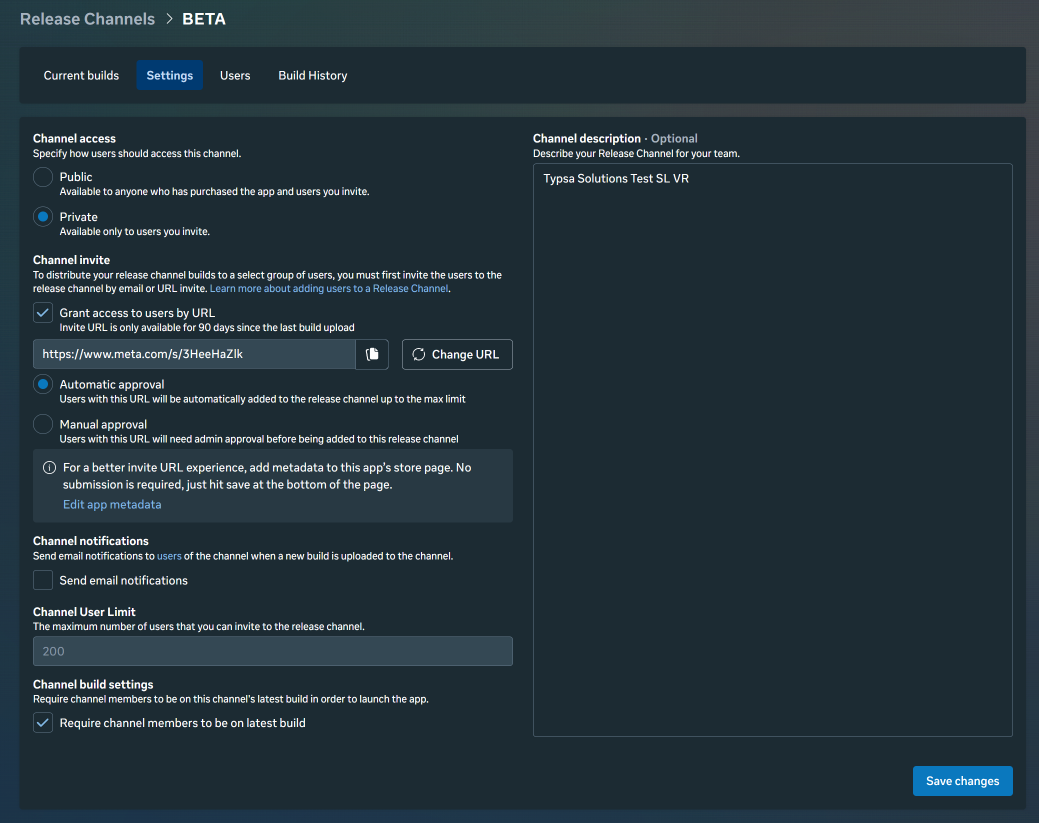
#> input picture input_images/betasettings.png, 2077 x 1646 px (shown at 1/2 size); its folder holds only this picture in this run
$ python img-converter.py
#> lines starting #> are read from the running program, lines starting #| are printed output that depends on the picture
from PIL import Image
import os

# Folder containing the images
input_folder = "input_images"
output_folder = "output_images"

# Target size
target_width = 800
target_height = 450

# Create output folder if it doesn't exist
os.makedirs(output_folder, exist_ok=True)

# Loop through all files in folder
for filename in os.listdir(input_folder):
    if filename.lower().endswith((".jpg", ".jpeg", ".png")):
        input_path = os.path.join(input_folder, filename)
        output_path = os.path.join(output_folder, os.path.splitext(filename)[0] + ".jpg")

        with Image.open(input_path) as img:
            # Calculate new size preserving aspect ratio
#> img is the input picture: PIL image 2077x1646 RGBA; mean R, G, B, A 36, 51.7, 60.1, 255
            img_ratio = img.width / img.height
#> img_ratio = 1.26
            target_ratio = target_width / target_height

            if img_ratio > target_ratio:
                # Image is wider → width fits, height padded
                new_width = target_width
                new_height = round(target_width / img_ratio)
            else:
                # Image is taller → height fits, width padded
                new_height = target_height
                new_width = round(target_height * img_ratio)
#> new_width = 568

            # Resize image
            img_resized = img.resize((new_width, new_height), Image.LANCZOS)
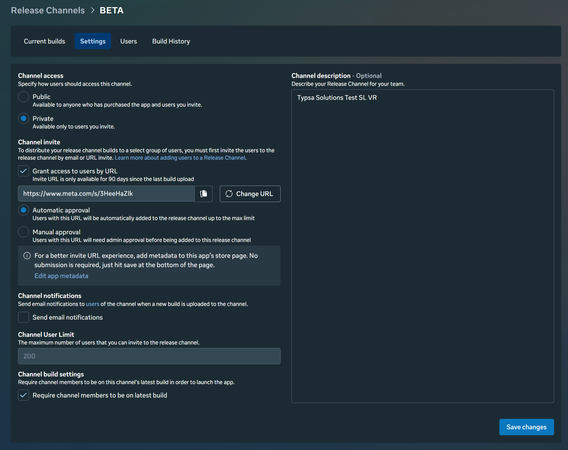
#> img_resized: PIL image 568x450 RGBA; mean R, G, B, A 36, 51.7, 60.1, 255

            # Create black background
            new_img = Image.new("RGB", (target_width, target_height), (0, 0, 0))
#> new_img: PIL image 800x450 RGB; every value is 0

            # Paste resized image in center
            paste_x = (target_width - new_width) // 2
#> paste_x = 116
            paste_y = (target_height - new_height) // 2
            new_img.paste(img_resized, (paste_x, paste_y))
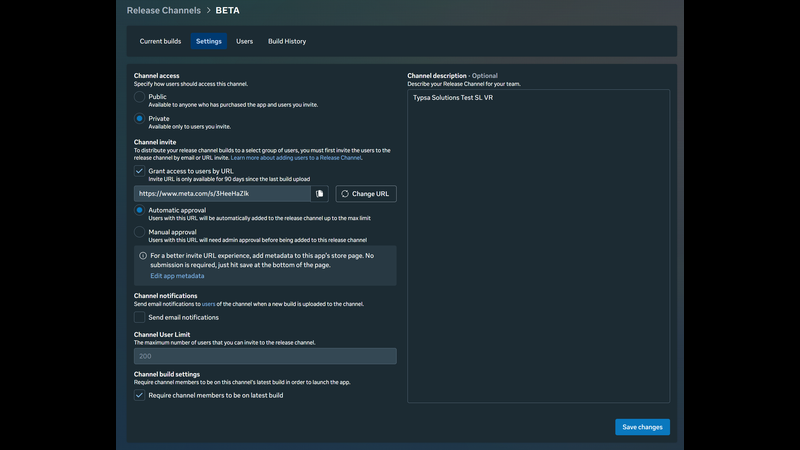
#> new_img: PIL image 800x450 RGB; mean R, G, B 25.6, 36.7, 42.7

            # Save as JPG
            new_img.save(output_path, "JPEG", quality=95)

print("Conversion completed!")

$ run again, on input_images/distribution.png
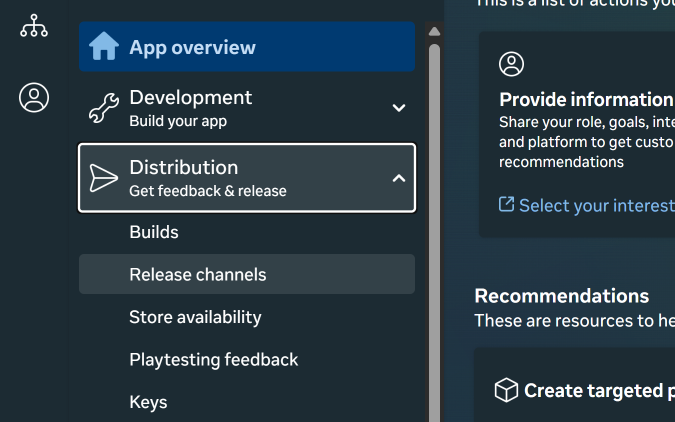
#> input picture input_images/distribution.png, 1349 x 843 px (shown at 1/2 size)
#> img is the input picture: PIL image 1349x843 RGBA; mean R, G, B, A 43.2, 60.4, 71.2, 255
#> `img_resized = img.resize((new_width, new_height), Image.LANCZOS)`:
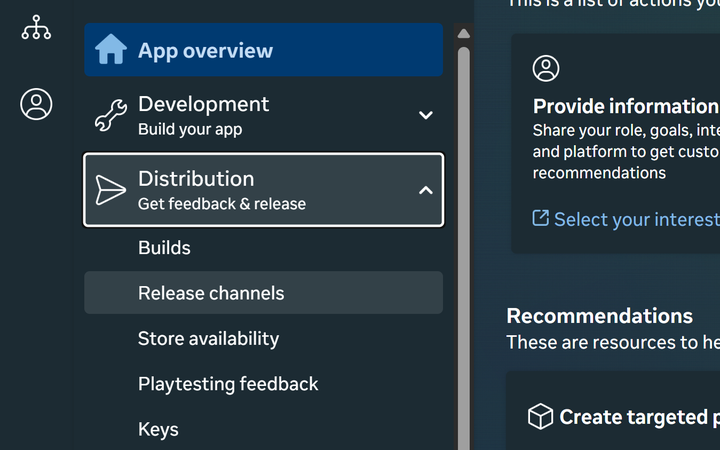
#> img_resized: PIL image 720x450 RGBA; mean R, G, B, A 43, 60.1, 70.9, 255
#> `new_img.paste(img_resized, (paste_x, paste_y))`:
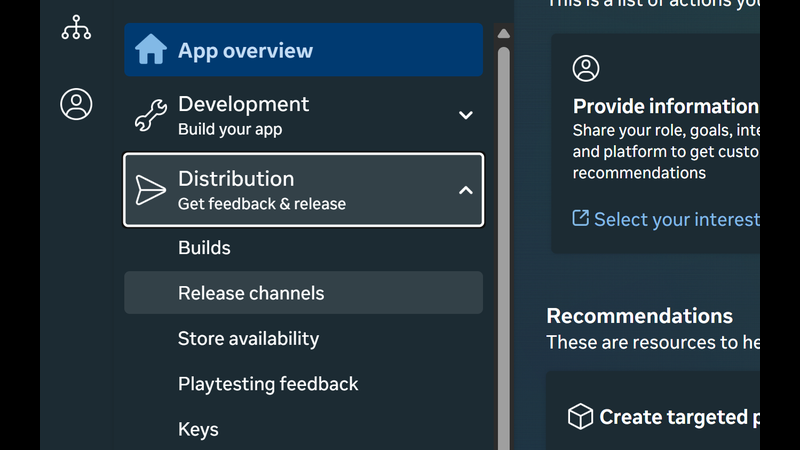
#> new_img: PIL image 800x450 RGB; mean R, G, B 38.7, 54.1, 63.8
